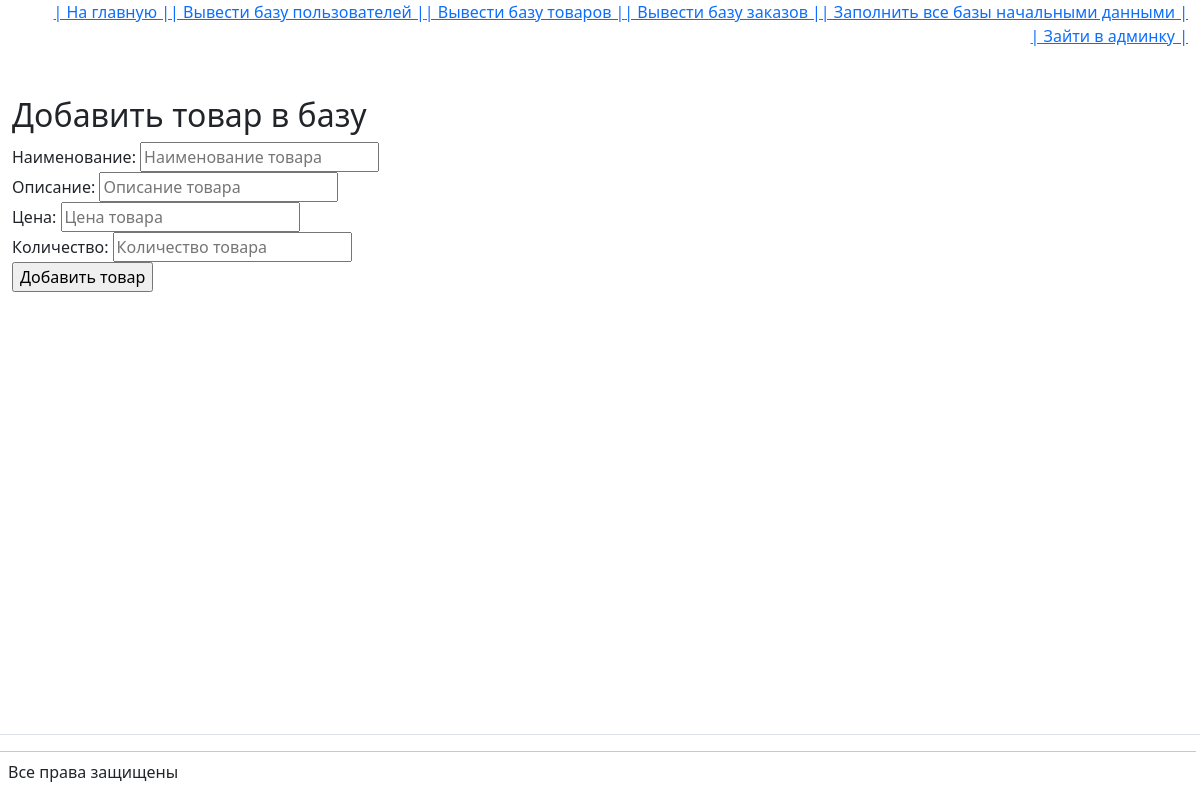
/goods/, run on an earlier commit of the app's database.
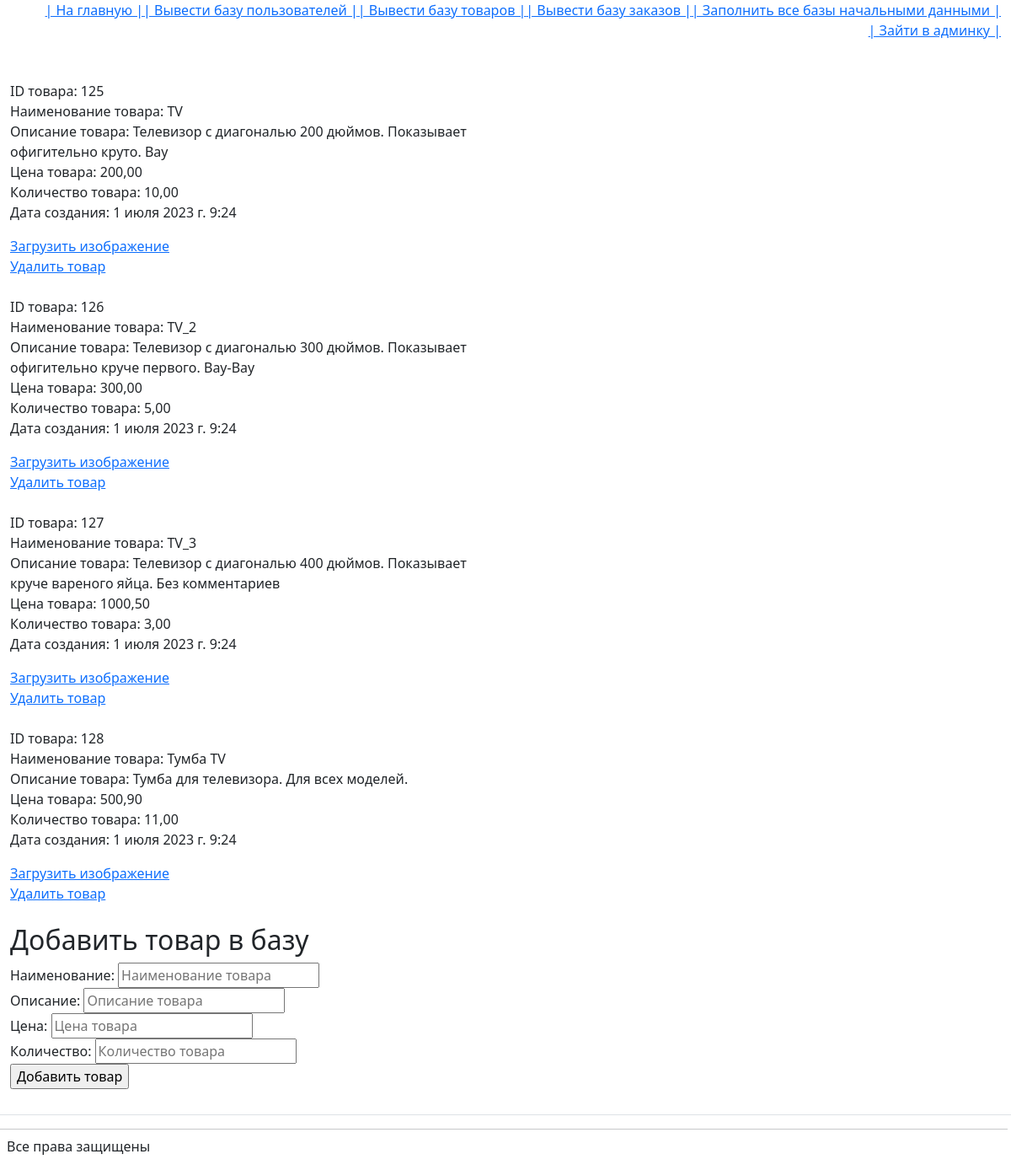
And on a later commit of the database.
### dz3/models.py (models this page shows, shortened)
class Goods(models.Model):
    goods_name = models.CharField(max_length=50)
    description = models.TextField()
    price = models.DecimalField(max_digits=8, decimal_places=2)
    quantity = models.DecimalField(max_digits=8, decimal_places=2)
    add_date = models.DateTimeField(auto_now_add=False)
    image = models.ImageField(upload_to =settings.MEDIA_ROOT)

### dz3/views.py (the view)
# urls.py: path('goods/', views.read_goods, name='read goods base'),
def read_goods(request):
    goods = Goods.objects.all()
    return render(request, "dz3/goods.html", context = {"goods": goods, "title":"Главная страница"})

### dz3/templates/dz3/goods.html (shortened to what this page needs)
{% extends 'dz3/base.html' %}
{% block content %}
  <br /><br />
  <div class="row">
    {% for good in goods %}
      <p class="col-12 col-md-6">
        ID товара: {{ good.id }}<br />
        Наименование товара: {{ good.goods_name }}<br />
        Описание товара: {{ good.description }}<br />
        Цена товара: {{ good.price }}<br />
        Количество товара: {{ good.quantity }}<br />
        Дата создания: {{ good.add_date }}<br />
      </p>
      <p class="col-12 col-md-6">
      </p>
      <div class="image">
        <a href="/upload/{{ good.id }}/">Загрузить изображение</a>
      </div>
      <div class="delete">
        <a href="/goods/delete/{{ good.id }}/">Удалить товар</a>
      </div>
      <br />
      <br />
    {% endfor %}
  </div>
  <form action="/goods/create/" method="post">
    <h2>Добавить товар в базу</h2>
    <div class="input">
      <div class="blockinput">
        <label for="goods_name">Наименование:</label>
        <input type="text" name="goods_name" placeholder="Наименование товара" />
      </div>
      <div class="blockinput">
        <label for="description">Описание:</label>
        <input type="text" name="description" placeholder="Описание товара" />
      </div>
      <div class="blockinput">
        <label for="price">Цена:</label>
        <input type="decimal" name="price" placeholder="Цена товара" />
      </div>
      <div class="blockinput">
        <label for="quantity">Количество:</label>
        <input type="decimal" name="quantity" placeholder="Количество товара" />
      </div>
    </div>
    <div>
      <input class="in_submit" type="submit" value="Добавить товар" />
    </div>
  </form>
  <br /> <br /> <br />
  <br />
{% endblock %}

What changed in the data, as far as the page shows it:
added Goods: id "125", goods_name "TV", description "Телевизор с диагональю 200 дюймов. Показывает офигительно круто. Вау", price "200,00", quantity "10,00", add_date "1 июля 2023 г. 9:24"
added Goods: id "126", goods_name "TV_2", description "Телевизор с диагональю 300 дюймов. Показывает офигительно круче первого. Вау-Вау", price "300,00", quantity "5,00", add_date "1 июля 2023 г. 9:24"
added Goods: id "127", goods_name "TV_3", description "Телевизор с диагональю 400 дюймов. Показывает круче вареного яйца. Без комментариев", price "1000,50", quantity "3,00", add_date "1 июля 2023 г. 9:24"
added Goods: id "128", goods_name "Тумба TV", description "Тумба для телевизора. Для всех моделей.", price "500,90", quantity "11,00", add_date "1 июля 2023 г. 9:24"
